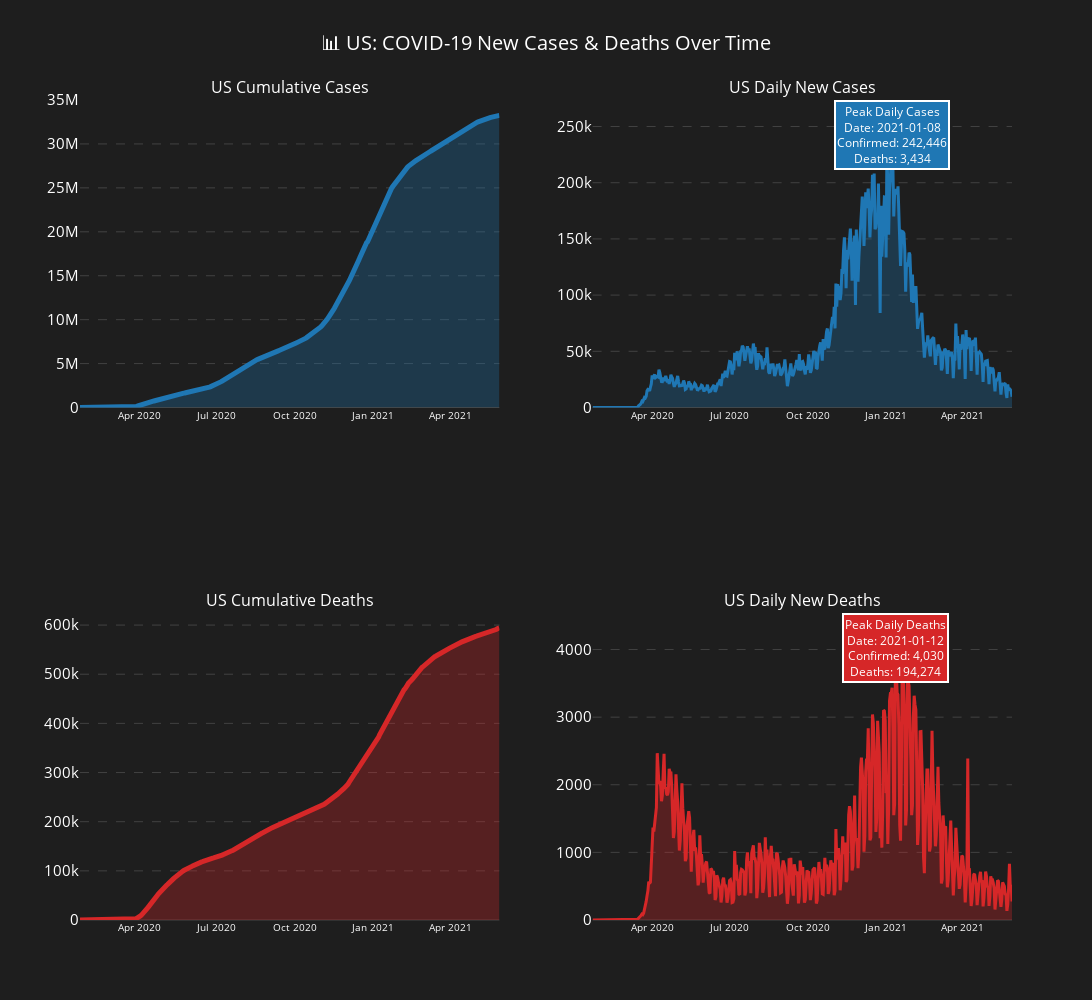

Notebook cell for this chart:
### Markdown cell above
#### Graph1

### Code cell
choose = re.compile(r'US')
if choose.pattern == 'Global':
    #Set data
    confirmed_data = datalong[datalong['Status'] == 'confirmed'].copy()
    death_data = datalong[datalong['Status'] == 'death'][['Country/Province', 'Date', 'Cases','Daily_cases']].copy()
    death_data.columns = ['Country/Province', 'Date', 'Death','Daily_death']
    d = total_per_country_wide
else:
    #Set data
    confirmed_data = datalong[(datalong['Country/Province'].str.contains(choose, regex=True)) & (datalong['Status'] == 'confirmed')].copy()
    death_data = datalong[(datalong['Country/Province'].str.contains(choose, regex=True)) & (datalong['Status'] == 'death')][['Country/Province', 'Date', 'Cases','Daily_cases']].copy()
    death_data.columns = ['Country/Province', 'Date', 'Death','Daily_death']
    d = total_per_country_wide[total_per_country_wide['Country/Province'].str.contains(choose, regex=True)]

#Global total confirmed/death cases over time
global_daily = confirmed_data.groupby('Date').agg({'Cases': 'sum','Daily_cases': 'sum'}).reset_index()
death_daily = death_data.groupby('Date').agg({'Death': 'sum','Daily_death': 'sum'}).reset_index()
global_daily = global_daily.merge(death_daily, on = ['Date'], how = 'left')

#Create subplots
fig = ps(rows=2, cols=2, subplot_titles=[f'{choose.pattern} Cumulative Cases', f'{choose.pattern} Daily New Cases',
                                        f'{choose.pattern} Cumulative Deaths', f'{choose.pattern} Daily New Deaths'],
    specs=[[{"secondary_y": False}, {"secondary_y": False}],[{"secondary_y": False}, {"secondary_y": False}]]
)
#Plot 1: Global cumulative cases
fig.add_trace(go.Scatter(x=global_daily['Date'], y=global_daily['Cases'],
    mode='lines',line=dict(color='#1f77b4', width=5),fill='tonexty',fillcolor='rgba(31,119,180,0.3)',name='',
    hovertemplate='Date: %{x}<br>Cases: %{y:,}<br>Deaths: %{customdata[0]:,}<extra></extra>',customdata=global_daily[['Death']].values
), row=1, col=1)
#Plot 2: Global daily new cases
fig.add_trace(go.Scatter(x=global_daily['Date'], y=global_daily['Daily_cases'],
    mode='lines',line=dict(color='#1f77b4', width=3),fill='tozeroy',fillcolor='rgba(31,119,180,0.3)', name='',
        hovertemplate='Date: %{x}<br>Cases: %{y:,}<br>Deaths: %{customdata[0]:,}<extra></extra>',customdata=global_daily[['Daily_death']].values
), row=1, col=2)
#Plot 3: Top countries cumulative
fig.add_trace(go.Scatter(x=global_daily['Date'], y=global_daily['Death'],
    mode='lines',line=dict(color='#d62728', width=5),fill='tonexty',fillcolor='rgba(214,39,40,0.3)',name='',
    hovertemplate='Date: %{x}<br>Cases: %{y:,}<br>Confirmed: %{customdata[0]:,}<extra></extra>',customdata=global_daily[['Cases']].values
), row=2, col=1)
#Plot 4: Top countries daily new cases
fig.add_trace(go.Scatter(x=global_daily['Date'], y=global_daily['Daily_death'],
    mode='lines',line=dict(color='#d62728', width=3),fill='tozeroy',fillcolor='rgba(214,39,40,0.3)', name='',
        hovertemplate='Date: %{x}<br>Cases: %{y:,}<br>Confirmed: %{customdata[0]:,}<extra></extra>',customdata=global_daily[['Daily_cases']].values
), row=2, col=2)
    
#Update layout
fig.update_layout(width = 1600, height=1000,title={'text': f'📊 {choose.pattern}: COVID-19 New Cases & Deaths Over Time','x': 0.5,'xanchor': 'center','font': {'size': 20, 'color': 'white'}},
showlegend=False, plot_bgcolor='rgb(30, 30, 30)',paper_bgcolor='rgb(30, 30, 30)', font=dict(color='white'))
#Update axes
fig.update_xaxes(showgrid=False, tickfont=dict(size=10, color='white'))
fig.update_yaxes(showgrid=True,gridcolor='rgb(100, 100, 100)',gridwidth=0.5,griddash='dash', tickfont=dict(size=15, color='white'))

#Add annotations
max_daily_case_date = global_daily.loc[global_daily['Daily_cases'].idxmax(), 'Date']
max_daily_case = global_daily['Daily_cases'].max()
max_daily_death_value = global_daily['Daily_death'].iloc[global_daily['Daily_cases'].idxmax()]
fig.add_annotation(x=max_daily_case_date,y=max_daily_case,text=f"Peak Daily Cases<br>Date: {max_daily_case_date.strftime('%Y-%m-%d')}<br>Confirmed: {max_daily_case:,.0f}<br>Deaths: {max_daily_death_value:,.0f}",
showarrow=False,arrowhead=1,arrowsize=1,arrowwidth=3,arrowcolor="white",ax=20,ay=-30,bgcolor="#1f77b4",bordercolor="white",borderwidth=2,font=dict(color='white'),row=1, col=2)

max_daily_death_date = global_daily.loc[global_daily['Daily_death'].idxmax(), 'Date']
max_daily_death = global_daily['Daily_death'].max()
max_daily_case_value = global_daily['Daily_cases'].iloc[global_daily['Daily_death'].idxmax()]
fig.add_annotation(x=max_daily_death_date,y=max_daily_death,text=f"Peak Daily Deaths<br>Date: {max_daily_death_date.strftime('%Y-%m-%d')}<br>Confirmed: {max_daily_death:,.0f}<br>Deaths: {max_daily_case_value:,.0f}",
showarrow=False,arrowhead=1,arrowsize=1,arrowwidth=3,arrowcolor="white",ax=20,ay=-30,bgcolor="#d62728",bordercolor="white",borderwidth=2,font=dict(color='white'),row=2, col=2)
#Print
fig.show()

#Print summary statistics
print("📈 Confirmed Cases Summary:\n"\
f"• Global Rank based on death rate (considering confirmed cases): {int(d['Rank'].min())}\n"\
f"• Average daily new cases: {global_daily['Daily_cases'].mean():,.0f}\n"
f"• Average daily new deaths: {global_daily['Daily_death'].mean():,.0f}\n"
f"• Death rate: {d['death_rate'].mean():,.2f}%\n",
#f"• Peak daily new cases: {max_daily_case:,} on {max_daily_case_date.strftime('%Y-%m-%d')}\n"\
#f"• Peak daily deaths: {max_daily_death:,} on {max_daily_death_date.strftime('%Y-%m-%d')}\n"\
)

### Figure 1 — Plotly figure (JSON) as saved in the notebook; plotly's stock layout.template omitted (floating-point values rounded to 4 significant figures; data arrays with more than 128 entries replaced by an {"elided": "..."} marker saying what was removed)
{"data": [{"customdata": {"elided": "494x1 float values"}, "fill": "tonexty", "fillcolor": "rgba(31,119,180,0.3)", "hovertemplate": "Date: %{x}<br>Cases: %{y:,}<br>Deaths: %{customdata[0]:,}<extra></extra>", "line": {"color": "#1f77b4", "width": 5}, "mode": "lines", "name": "", "type": "scatter", "x": {"elided": "494 str values"}, "xaxis": "x", "y": {"elided": "494 float values"}, "yaxis": "y"}, {"customdata": {"elided": "494x1 float values"}, "fill": "tozeroy", "fillcolor": "rgba(31,119,180,0.3)", "hovertemplate": "Date: %{x}<br>Cases: %{y:,}<br>Deaths: %{customdata[0]:,}<extra></extra>", "line": {"color": "#1f77b4", "width": 3}, "mode": "lines", "name": "", "type": "scatter", "x": {"elided": "494 str values"}, "xaxis": "x2", "y": {"elided": "494 float values"}, "yaxis": "y2"}, {"customdata": {"elided": "494x1 float values"}, "fill": "tonexty", "fillcolor": "rgba(214,39,40,0.3)", "hovertemplate": "Date: %{x}<br>Cases: %{y:,}<br>Confirmed: %{customdata[0]:,}<extra></extra>", "line": {"color": "#d62728", "width": 5}, "mode": "lines", "name": "", "type": "scatter", "x": {"elided": "494 str values"}, "xaxis": "x3", "y": {"elided": "494 float values"}, "yaxis": "y3"}, {"customdata": {"elided": "494x1 float values"}, "fill": "tozeroy", "fillcolor": "rgba(214,39,40,0.3)", "hovertemplate": "Date: %{x}<br>Cases: %{y:,}<br>Confirmed: %{customdata[0]:,}<extra></extra>", "line": {"color": "#d62728", "width": 3}, "mode": "lines", "name": "", "type": "scatter", "x": {"elided": "494 str values"}, "xaxis": "x4", "y": {"elided": "494 float values"}, "yaxis": "y4"}], "layout": {"annotations": [{"font": {"size": 16}, "showarrow": false, "text": "US Cumulative Cases", "x": 0.225, "xanchor": "center", "xref": "paper", "y": 1, "yanchor": "bottom", "yref": "paper"}, {"font": {"size": 16}, "showarrow": false, "text": "US Daily New Cases", "x": 0.775, "xanchor": "center", "xref": "paper", "y": 1, "yanchor": "bottom", "yref": "paper"}, {"font": {"size": 16}, "showarrow": false, "text": "US Cumulative Deaths", "x": 0.225, "xanchor": "center", "xref": "paper", "y": 0.375, "yanchor": "bottom", "yref": "paper"}, {"font": {"size": 16}, "showarrow": false, "text": "US Daily New Deaths", "x": 0.775, "xanchor": "center", "xref": "paper", "y": 0.375, "yanchor": "bottom", "yref": "paper"}, {"arrowcolor": "white", "arrowhead": 1, "arrowsize": 1, "arrowwidth": 3, "ax": 20, "ay": -30, "bgcolor": "#1f77b4", "bordercolor": "white", "borderwidth": 2, "font": {"color": "white"}, "showarrow": false, "text": "Peak Daily Cases<br>Date: 2021-01-08<br>Confirmed: 242,446<br>Deaths: 3,434", "x": "2021-01-08T00:00:00", "xref": "x2", "y": 242446, "yref": "y2"}, {"arrowcolor": "white", "arrowhead": 1, "arrowsize": 1, "arrowwidth": 3, "ax": 20, "ay": -30, "bgcolor": "#d62728", "bordercolor": "white", "borderwidth": 2, "font": {"color": "white"}, "showarrow": false, "text": "Peak Daily Deaths<br>Date: 2021-01-12<br>Confirmed: 4,030<br>Deaths: 194,274", "x": "2021-01-12T00:00:00", "xref": "x4", "y": 4030, "yref": "y4"}], "font": {"color": "white"}, "height": 1000, "paper_bgcolor": "rgb(30, 30, 30)", "plot_bgcolor": "rgb(30, 30, 30)", "showlegend": false, "title": {"font": {"color": "white", "size": 20}, "text": "📊 US: COVID-19 New Cases & Deaths Over Time", "x": 0.5, "xanchor": "center"}, "width": 1600, "xaxis": {"anchor": "y", "domain": [0, 0.45], "showgrid": false, "tickfont": {"color": "white", "size": 10}}, "xaxis2": {"anchor": "y2", "domain": [0.55, 1], "showgrid": false, "tickfont": {"color": "white", "size": 10}}, "xaxis3": {"anchor": "y3", "domain": [0, 0.45], "showgrid": false, "tickfont": {"color": "white", "size": 10}}, "xaxis4": {"anchor": "y4", "domain": [0.55, 1], "showgrid": false, "tickfont": {"color": "white", "size": 10}}, "yaxis": {"anchor": "x", "domain": [0.625, 1], "gridcolor": "rgb(100, 100, 100)", "griddash": "dash", "gridwidth": 0.5, "showgrid": true, "tickfont": {"color": "white", "size": 15}}, "yaxis2": {"anchor": "x2", "domain": [0.625, 1], "gridcolor": "rgb(100, 100, 100)", "griddash": "dash", "gridwidth": 0.5, "showgrid": true, "tickfont": {"color": "white", "size": 15}}, "yaxis3": {"anchor": "x3", "domain": [0, 0.375], "gridcolor": "rgb(100, 100, 100)", "griddash": "dash", "gridwidth": 0.5, "showgrid": true, "tickfont": {"color": "white", "size": 15}}, "yaxis4": {"anchor": "x4", "domain": [0, 0.375], "gridcolor": "rgb(100, 100, 100)", "griddash": "dash", "gridwidth": 0.5, "showgrid": true, "tickfont": {"color": "white", "size": 15}}}}
